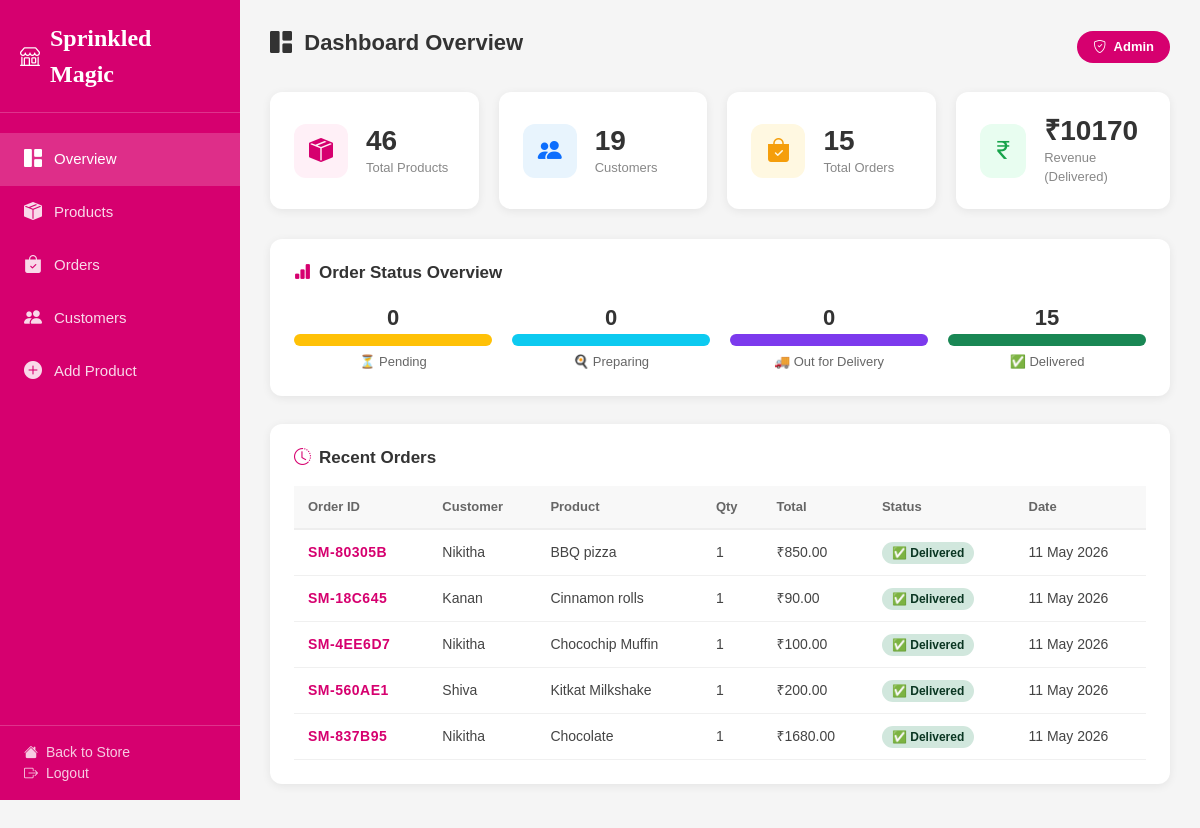
/admin-dashboard/ (signed in), run on the app's committed database.
### Application/models.py (models this page shows, shortened)
class order(models.Model):
    STATUS = (
        ('Pending', 'Pending'),
        ('Preparing', 'Preparing'),
        ('Out for Delivery', 'Out for Delivery'),
        ('Delivered', 'Delivered'),
    )
    order_id    = models.CharField(max_length=20, default=generate_order_id, unique=True, editable=False)
    customer = models.ForeignKey(register_model, on_delete=models.CASCADE)
    products = models.ForeignKey(bakery_models, on_delete=models.CASCADE)
    quantity = models.IntegerField()
    total_price = models.DecimalField(max_digits=10, decimal_places=2)
    status = models.CharField(max_length=50, choices=STATUS)
    created_at = models.DateTimeField(auto_now_add=True)
    updated_at = models.DateTimeField(auto_now=True)

class register_model(models.Model):
    Username=models.CharField(max_length=45,unique=True)
    Email=models.EmailField(max_length=60,unique=True)
    Password=models.CharField(max_length=180)
    is_admin = models.BooleanField(default=False)

class bakery_models(models.Model):
    Name=models.CharField(max_length=50,blank=True,null=True)
    Items=models.CharField(max_length=45,default="Enter.....")
    Price=models.DecimalField(max_digits=10,decimal_places=2,validators=[MinValueValidator(10),MaxValueValidator(10000)])
    Stock = models.IntegerField()
    Image=models.ImageField(upload_to="image/")

### Application/views.py (the view)
# urls.py: path('admin-dashboard/', views.admin_dashboard, name='admin_dashboard'),
@admin_required
def admin_dashboard(request):
    total_products  = bakery_models.objects.count()
    total_customers = register_model.objects.count()
    total_orders    = order.objects.count()
    total_revenue   = order.objects.filter(status='Delivered').aggregate(rev=Sum('total_price'))['rev'] or 0
    all_products  = bakery_models.objects.all()
    all_orders    = order.objects.select_related('customer', 'products').order_by('-created_at')
    all_customers = register_model.objects.all()
    pending_count   = order.objects.filter(status='Pending').count()
    preparing_count = order.objects.filter(status='Preparing').count()
    ofd_count       = order.objects.filter(status='Out for Delivery').count()
    delivered_count = order.objects.filter(status='Delivered').count()
    success_message = request.session.pop('success_message', None)
    error_message = request.session.pop('error_message', None)
    return render(request, 'admin_dashboard.html', {
        'total_products':  total_products,
        'total_customers': total_customers,
        'total_orders':    total_orders,
        'total_revenue':   total_revenue,
        'all_products':    all_products,
        'all_orders':      all_orders,
        'all_customers':   all_customers,
        'pending_count':   pending_count,
        'preparing_count': preparing_count,
        'ofd_count':       ofd_count,
        'delivered_count': delivered_count,
        'success_message': success_message,
        'error_message': error_message,
    })

### Application/views.py (called while the page is built, shortened)
def admin_required(view_fn):
    @functools.wraps(view_fn)
    def wrapper(request, *args, **kwargs):
        logger.warning("DEBUG: user=%s authenticated=%s is_staff=%s session_keys=%s",
            request.user, request.user.is_authenticated,
            getattr(request.user, 'is_staff', False), list(request.session.keys()))
        if request.user.is_authenticated and request.user.is_staff:
            return view_fn(request, *args, **kwargs)
    return wrapper

### Template/admin_dashboard.html (shortened to what this page needs)
{% load static %}
<!DOCTYPE html>
<html lang="en">
<head>
  <link href="https://cdn.jsdelivr.net/npm/bootstrap@5.3.7/dist/css/bootstrap.min.css" rel="stylesheet">
  <link rel="stylesheet" href="https://cdn.jsdelivr.net/npm/bootstrap-icons@1.11.3/font/bootstrap-icons.min.css">
</head>
<body>
<div class="sidebar">
  <div class="sidebar-brand">
    <i class="bi bi-shop"></i>
    <span>Sprinkled Magic</span>
  </div>
  <nav class="sidebar-nav">
    <a class="nav-item active" onclick="showSection('overview')">
      <i class="bi bi-grid-1x2-fill"></i> Overview
    </a>
    <a class="nav-item" onclick="showSection('products')">
      <i class="bi bi-box-seam-fill"></i> Products
    </a>
    <a class="nav-item" onclick="showSection('orders')">
      <i class="bi bi-bag-check-fill"></i> Orders
    </a>
    <a class="nav-item" onclick="showSection('customers')">
      <i class="bi bi-people-fill"></i> Customers
    </a>
    <a class="nav-item" href="{% url 'create' %}">
      <i class="bi bi-plus-circle-fill"></i> Add Product
    </a>
  </nav>
  <div class="sidebar-footer">
    <a href="{% url 'base' %}">
      <i class="bi bi-house-fill"></i> Back to Store
    </a>
    <a href="{% url 'logout' %}" style="color:rgba(255,255,255,0.8); text-decoration:none; font-size:14px; display:flex; align-items:center; gap:8px;">
        <i class="bi bi-box-arrow-right"></i> Logout
    </a>
  </div>
</div>
<div class="main">
  <div class="topbar">
    <h4 id="section-title"><i class="bi bi-grid-1x2-fill"></i> &nbsp;Dashboard Overview</h4>
    <span class="admin-badge"><i class="bi bi-shield-check"></i> &nbsp;Admin</span>
  </div>
  <div id="section-overview" class="section-tabs active">
    <div class="stat-cards">
      <div class="stat-card">
        <div class="stat-icon" style="background:#fff0f7;">
          <i class="bi bi-box-seam-fill" style="color:#d6006f;"></i>
        </div>
        <div>
          <h3>{{ total_products }}</h3>
          <p>Total Products</p>
        </div>
      </div>
      <div class="stat-card">
        <div class="stat-icon" style="background:#e8f4fd;">
          <i class="bi bi-people-fill" style="color:#0d6efd;"></i>
        </div>
        <div>
          <h3>{{ total_customers }}</h3>
          <p>Customers</p>
        </div>
      </div>
      <div class="stat-card">
        <div class="stat-icon" style="background:#fff8e1;">
          <i class="bi bi-bag-check-fill" style="color:#f59e0b;"></i>
        </div>
        <div>
          <h3>{{ total_orders }}</h3>
          <p>Total Orders</p>
        </div>
      </div>
      <div class="stat-card">
        <div class="stat-icon" style="background:#e8fdf0;">
          <i class="bi bi-currency-rupee" style="color:#16a34a;"></i>
        </div>
        <div>
          <h3>₹{{ total_revenue }}</h3>
          <p>Revenue (Delivered)</p>
        </div>
      </div>
    </div>
    <div class="section-card">
      <h5><i class="bi bi-bar-chart-fill" style="color:#d6006f;"></i> Order Status Overview</h5>
      <div class="status-bars">
        <div class="status-bar-item">
          <div class="bar-count">{{ pending_count }}</div>
          <div class="bar-fill" style="background:#ffc107;"></div>
          <div class="bar-label">⏳ Pending</div>
        </div>
        <div class="status-bar-item">
          <div class="bar-count">{{ preparing_count }}</div>
          <div class="bar-fill" style="background:#0dcaf0;"></div>
          <div class="bar-label">🍳 Preparing</div>
        </div>
        <div class="status-bar-item">
          <div class="bar-count">{{ ofd_count }}</div>
          <div class="bar-fill" style="background:#7c3aed;"></div>
          <div class="bar-label">🚚 Out for Delivery</div>
        </div>
        <div class="status-bar-item">
          <div class="bar-count">{{ delivered_count }}</div>
          <div class="bar-fill" style="background:#198754;"></div>
          <div class="bar-label">✅ Delivered</div>
        </div>
      </div>
    </div>
    <div class="section-card">
      <h5><i class="bi bi-clock-history" style="color:#d6006f;"></i> Recent Orders</h5>
      {% if all_orders %}
      <table>
        <thead>
          <tr>
            <th>Order ID</th><th>Customer</th><th>Product</th><th>Qty</th><th>Total</th><th>Status</th><th>Date</th>
          </tr>
        </thead>
        <tbody>
          {% for o in all_orders|slice:":5" %}
          <tr>
            <td style="font-weight:700; color:#d6006f; letter-spacing:0.5px;">{{ o.order_id }}</td>
            <td>{{ o.customer.Username }}</td>
            <td>{{ o.products.Items }}</td>
            <td>{{ o.quantity }}</td>
            <td>₹{{ o.total_price }}</td>
            <td>
              {% if o.status == 'Pending' %}<span class="badge-pending">⏳ Pending</span>
              {% elif o.status == 'Preparing' %}<span class="badge-preparing">🍳 Preparing</span>
              {% elif o.status == 'Out for Delivery' %}<span class="badge-ofd">🚚 Out for Delivery</span>
              {% else %}<span class="badge-delivered">✅ Delivered</span>{% endif %}
            </td>
            <td>{{ o.created_at|date:"d M Y" }}</td>
          </tr>
          {% endfor %}
        </tbody>
      </table>
      {% else %}
      <p style="color:#aaa; text-align:center; padding:20px;">No orders yet.</p>
      {% endif %}
    </div>
  </div>
</div>
</body>
</html>

### Template/admin_dashboard.html (style rules this page uses)
* { margin:0; padding:0; box-sizing:border-box; }
body { font-family: Arial, sans-serif; background:#f5f5f5; }
.sidebar { width: 240px; min-height: 100vh; background: #d6006f; position: fixed; top: 0; left: 0; display: flex; flex-direction: column; padding: 0; z-index: 100; }
.sidebar-brand { padding: 20px; color: white; font-size: 20px; font-weight: bold; border-bottom: 1px solid rgba(255,255,255,0.2); display: flex; align-items: center; gap: 10px; }
.sidebar-brand span { font-family: 'Brush Script MT', cursive; font-size: 24px; }
.sidebar-nav { padding: 20px 0; flex: 1; }
.nav-item { display: flex; align-items: center; gap: 12px; padding: 13px 24px; color: rgba(255,255,255,0.85); text-decoration: none; font-size: 15px; transition: 0.2s; cursor: pointer; }
.nav-item:hover, .nav-item.active { background: rgba(255,255,255,0.18); color: white; }
.nav-item i { font-size: 18px; }
.sidebar-footer { padding: 16px 24px; border-top: 1px solid rgba(255,255,255,0.2); }
.sidebar-footer a { color: rgba(255,255,255,0.8); text-decoration: none; font-size: 14px; display: flex; align-items: center; gap: 8px; }
.main { margin-left: 240px; padding: 30px; }
.topbar { display: flex; justify-content: space-between; align-items: center; margin-bottom: 28px; }
.topbar h4 { color: #333; font-size: 22px; font-weight: 700; }
.topbar .admin-badge { background: #d6006f; color: white; padding: 6px 16px; border-radius: 20px; font-size: 13px; font-weight: 600; }
.stat-cards { display: grid; grid-template-columns: repeat(4, 1fr); gap: 20px; margin-bottom: 30px; }
.stat-card { background: white; border-radius: 12px; padding: 22px 24px; display: flex; align-items: center; gap: 18px; box-shadow: 0 2px 10px rgba(0,0,0,0.07); }
.stat-icon { width: 54px; height: 54px; border-radius: 12px; display: flex; align-items: center; justify-content: center; font-size: 24px; }
.stat-card h3 { font-size: 28px; font-weight: 700; color: #333; margin: 0; }
.stat-card p { font-size: 13px; color: #888; margin: 0; }
.section-card { background: white; border-radius: 12px; padding: 24px; box-shadow: 0 2px 10px rgba(0,0,0,0.07); margin-bottom: 28px; }
.section-card h5 { font-size: 17px; font-weight: 700; color: #333; margin-bottom: 18px; display: flex; align-items: center; gap: 8px; }
table { width: 100%; border-collapse: collapse; }
th { background: #f8f8f8; padding: 11px 14px; font-size: 13px; color: #666; text-align: left; border-bottom: 2px solid #eee; }
td { padding: 12px 14px; font-size: 14px; color: #444; border-bottom: 1px solid #f0f0f0; vertical-align: middle; }
.badge-delivered { background:#d1e7dd; color:#0a3622; padding:4px 10px; border-radius:20px; font-size:12px; font-weight:600; }
.status-bars { display: flex; gap: 20px; margin-top: 10px; }
.status-bar-item { flex: 1; text-align: center; }
.bar-fill { border-radius: 8px; height: 12px; margin-bottom: 6px; }
.bar-label { font-size: 13px; color: #666; }
.bar-count { font-size: 22px; font-weight: 700; color: #333; }
.section-tabs { display: none; }
.section-tabs.active { display: block; }

### data on the page
order: order_id "SM-80305B", customer.Username "Nikitha", products.Items "BBQ pizza", quantity "1", total_price "850.00", status "✅ Delivered", created_at "11 May 2026"
order: order_id "SM-18C645", customer.Username "Kanan", products.Items "Cinnamon rolls", quantity "1", total_price "90.00", status "✅ Delivered", created_at "11 May 2026"
order: order_id "SM-4EE6D7", customer.Username "Nikitha", products.Items "Chocochip Muffin", quantity "1", total_price "100.00", status "✅ Delivered", created_at "11 May 2026"
order: order_id "SM-560AE1", customer.Username "Shiva", products.Items "Kitkat Milkshake", quantity "1", total_price "200.00", status "✅ Delivered", created_at "11 May 2026"
order: order_id "SM-837B95", customer.Username "Nikitha", products.Items "Chocolate", quantity "1", total_price "1680.00", status "✅ Delivered", created_at "11 May 2026"

### other printed values
{{ total_products }} "46"
{{ total_customers }} "19"
{{ total_orders }} "15"
{{ total_revenue }} "10170"
{{ pending_count }} "0"
{{ preparing_count }} "0"
{{ ofd_count }} "0"
{{ delivered_count }} "15"
